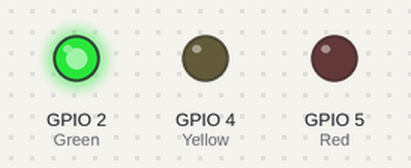
A sketch run on a simulated ESP32. Shown: output pins drawn as LEDs (lit = HIGH).

Above: at 0.5 s.
At 1.5 s:
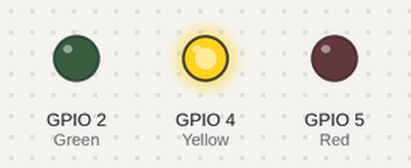
At 5.5 s:
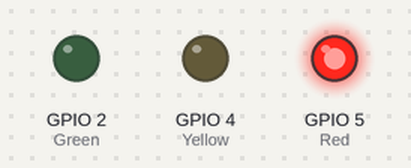
Timing chart, 0 to 6.9 s (numbered marks = the images above):
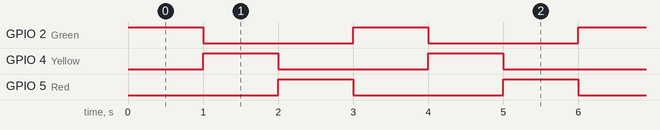

The sketch:

sketch.ino
```cpp
void setup() {
  pinMode(2, OUTPUT); //Green
  pinMode(4, OUTPUT); //Yellow
  pinMode(5, OUTPUT); //Red
}

void loop() {
digitalWrite(2, HIGH);
delay(1000);
digitalWrite(2, LOW);

digitalWrite(4, HIGH);
delay(1000);
digitalWrite(4, LOW);

digitalWrite(5, HIGH);
delay(1000);
digitalWrite(5, LOW);
}
```

Measured:
- by itself, GPIO 2 (Green), GPIO 4 (Yellow), GPIO 5 (Red): alternates HIGH for 1.0 s and LOW for 2.0 s
- by itself, everything shown: repeats every 3.0 s, in 4 steps
